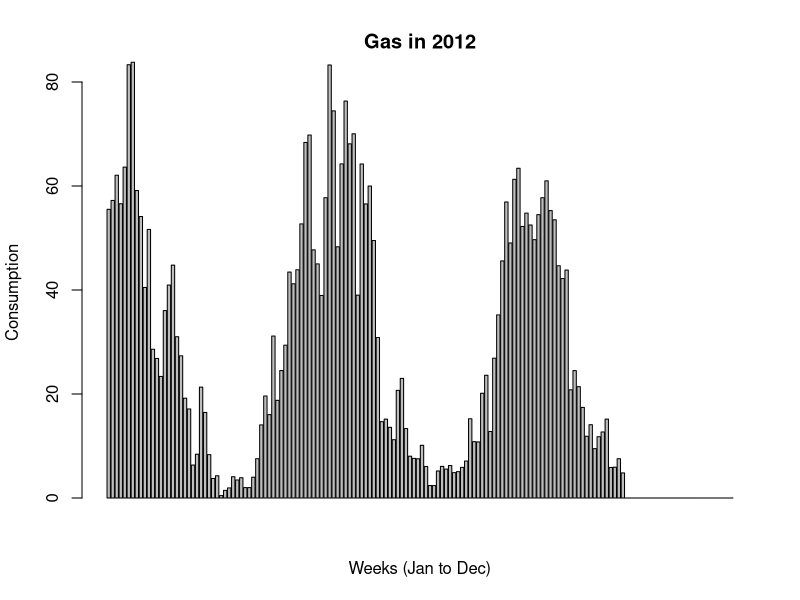
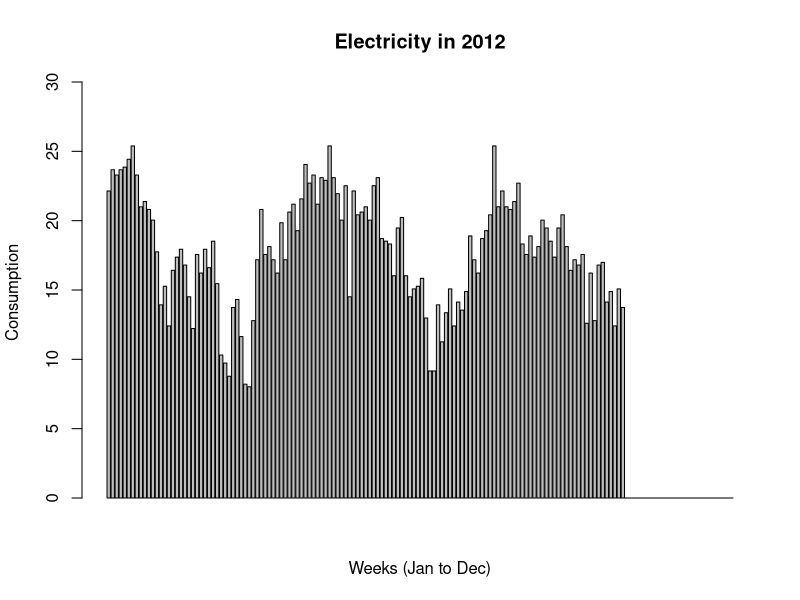
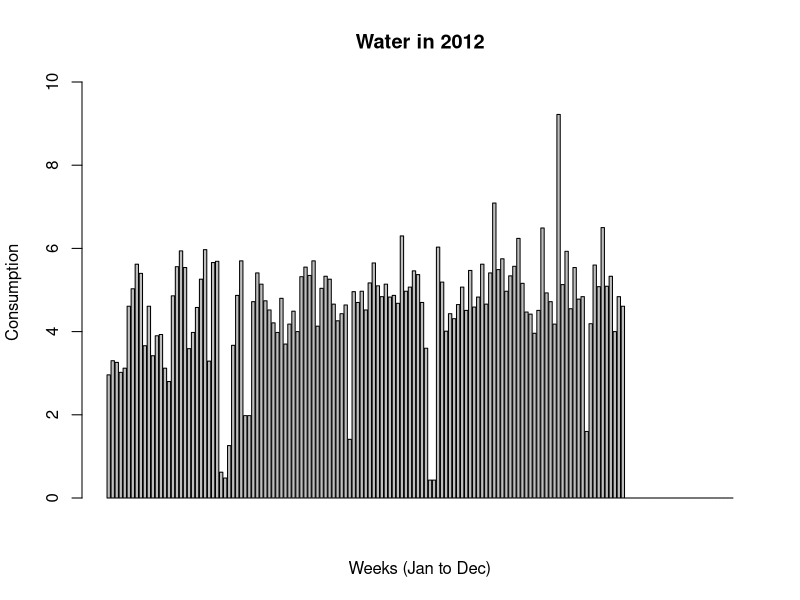

These charts were generated, in order, by the following R code:
## ---- chunk 1
knitr::opts_chunk$set(echo = FALSE)
## ---- chunk 2

data <- read.csv("consumption.csv", sep=",", header=T)
colnames(data)[4] <- "Gas"
colnames(data)[7] <- "Electricity"
colnames(data)[10] <- "Water"


## ---- chunk 3

barplot(data[,c("Gas")],
            main=paste("Gas", "in", 2012),
            ylab="Consumption ", ylim=c(0,80),
            xlab="Weeks (Jan to Dec)")

## ---- chunk 4

barplot(data[,c("Electricity")],
            main=paste("Electricity", "in", 2012),
            ylab="Consumption ", ylim=c(0,30),
            xlab="Weeks (Jan to Dec)")

## ---- chunk 5

barplot(data[,c("Water")],
            main=paste("Water", "in", 2012),
            ylab="Consumption ", ylim=c(0,10),
            xlab="Weeks (Jan to Dec)")

